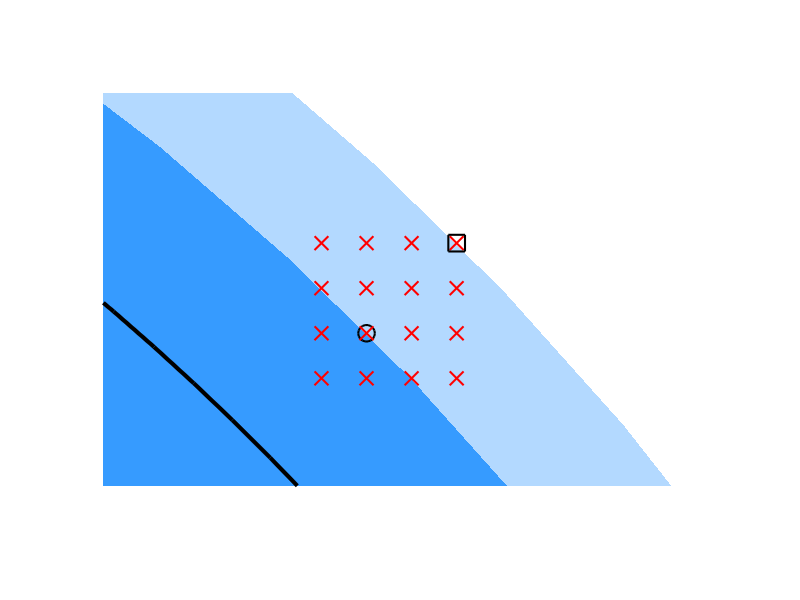

Write MATLAB code to recreate this figure.

clear ; close all ;

azure = [0, 128, 255]/255 ;

%%

delta = 0.0612 ;

h = 0.05/2/sqrt(2) ;
d = 2 ;
q = 3 ;
rad = delta + sqrt(d)*((q+1)/2)*h ;

thvec = linspace(0, 2*pi, 100);
thvec(end) = [];   % avoid duplicate point at 2*pi
Nth = length(thvec) ;

figure(1) ; clf ;
hold on ;


%% Plot Omega_0


R = 1 + rad ; 
r = 1 - rad ; 

x_outer = R*cos(thvec);
y_outer = R*sin(thvec);

x_inner = r*cos(thvec);
y_inner = r*sin(thvec);


% Vertices: first outer circle, then inner circle
V = [x_outer(:), y_outer(:);
     x_inner(:), y_inner(:)];

% Faces: each quadrilateral connects two outer points and two inner points
F = zeros(Nth, 4);

for j = 1:Nth
    jp = mod(j, Nth) + 1;   % next index, periodic

    F(j,:) = [j, jp, Nth+jp, Nth+j];
end


patch('Vertices', V, ...
      'Faces', F, ...
      'FaceColor', azure, ...
      'EdgeColor', 'none', ...
      'FaceAlpha', 0.3);


%% Plot Omega


R = 1 + delta ; 
r = 1 - delta ; 

x_outer = R*cos(thvec);
y_outer = R*sin(thvec);

x_inner = r*cos(thvec);
y_inner = r*sin(thvec);


% Vertices: first outer circle, then inner circle
V = [x_outer(:), y_outer(:);
     x_inner(:), y_inner(:)];

% Faces: each quadrilateral connects two outer points and two inner points
F = zeros(Nth, 4);

for j = 1:Nth
    jp = mod(j, Nth) + 1;   % next index, periodic

    F(j,:) = [j, jp, Nth+jp, Nth+j];
end


patch('Vertices', V, ...
      'Faces', F, ...
      'FaceColor', azure, ...
      'EdgeColor', 'none', ...
      'FaceAlpha', 0.7);

%%


th = pi/4 ;

plot(exp(1i*linspace(0, 2*pi, 300)), 'k-', 'LineWidth', 3)

plot((1 + delta)*cos(th), (1 + delta)*sin(th), 'ko', 'MarkerSize', 12, 'LineWidth', 1.5)

xb = (1 + delta)*cos(th) - h ;
yb = (1 + delta)*sin(th) - h ;

for i = 0:3
    for j = 0:3
        plot(xb + i*h, yb + j*h, 'rx', 'LineWidth', 1.5, 'MarkerSize', 10)
    end
end

plot(xb + i*h, yb + j*h, 'ks', 'LineWidth', 1.5, 'MarkerSize', 12)


axis equal ; axis off ;
xlim([0.6474    0.8906])
ylim([0.6907    0.8444])


%% Export

exportgraphics(gcf, 'tube_radius.pdf')
